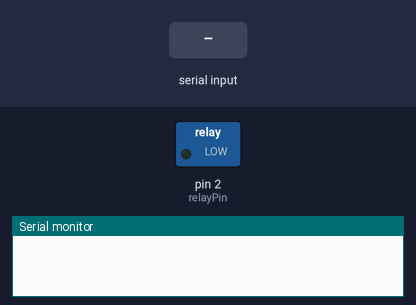
Recording of a sketch running on a simulated Arduino Uno, built with avr-gcc and run on an emulated ATmega328P. On the bench: switched loads named in the sketch (green lamp = pin HIGH), the last lines printed to the serial monitor. The inputs (shaded band) are chosen by the test bench.

Above: at 1.2 s.
1.3 s: "1" received over Serial
At 2.0 s:
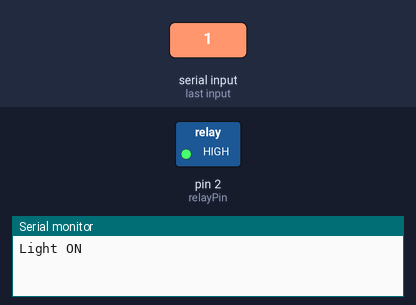
2.8 s: "0" received over Serial
At 3.1 s:
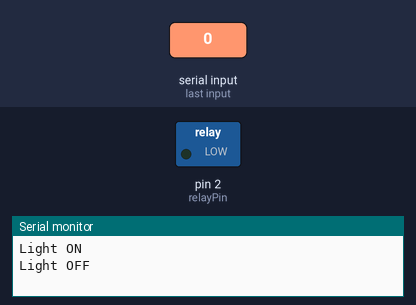
Timing chart, 0 to 5.8 s (numbered marks = the images above; inputs shaded):
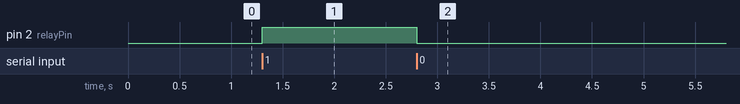

Measured:
- after the input at 1.3 s, pin 2 (relayPin): LOW → HIGH at once
- after the input at 2.8 s, pin 2 (relayPin): HIGH → LOW at once

The sketch:

reference.ino
```cpp
const int relayPin = 2;  // Pin connected to relay

void setup() {
  Serial.begin(9600);
  pinMode(relayPin, OUTPUT);
  digitalWrite(relayPin, LOW);  // Start with light off
}

void loop() {
  if (Serial.available() > 0) {
    char command = Serial.read();

    if (command == '1') {
      digitalWrite(relayPin, HIGH);  // Turn light on
      Serial.println("Light ON");
    } else if (command == '0') {
      digitalWrite(relayPin, LOW);   // Turn light off
      Serial.println("Light OFF");
    }
  }
}
```
